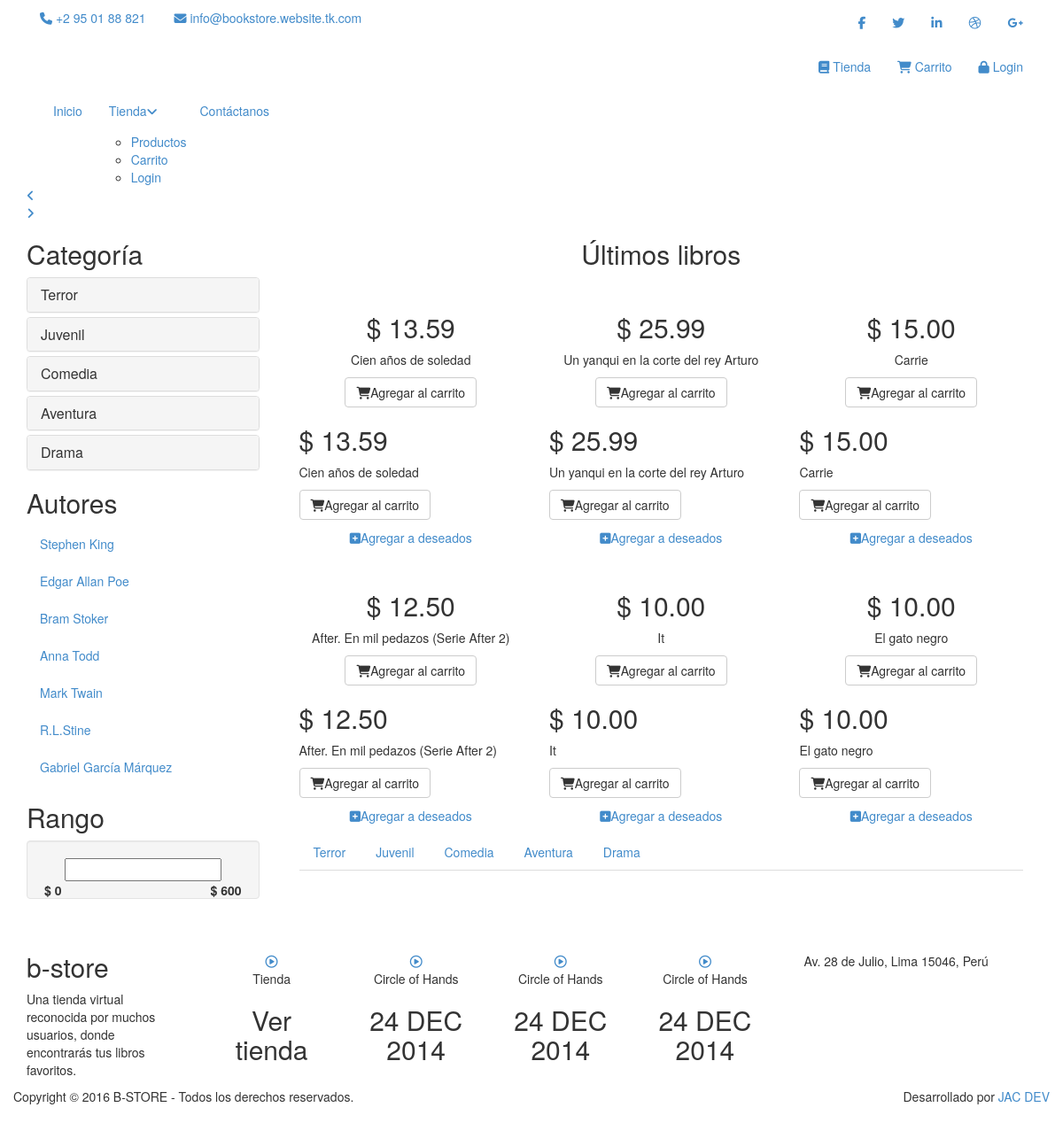
The page / on the database its author committed.
### tables this page shows
CREATE TABLE `categorias` (
  `categoriaId` int(11) NOT NULL,
  `descripcion` varchar(45) DEFAULT NULL,
  `rewrite` varchar(45) DEFAULT NULL
);

CREATE TABLE `autores` (
  `autorId` int(11) NOT NULL,
  `nombre` varchar(255) DEFAULT NULL
);

CREATE TABLE `libros` (
  `libroId` int(11) NOT NULL,
  `titulo` varchar(45) DEFAULT NULL,
  `categoriaId` int(11) NOT NULL,
  `precioNuevo` decimal(5,2) DEFAULT NULL,
  `precioAntiguo` decimal(5,2) DEFAULT NULL,
  `descripcion` text,
  `imagen` varchar(45) DEFAULT NULL,
  `rewrite` varchar(45) DEFAULT NULL,
  `autorId` int(11) DEFAULT NULL
);

### application/controllers/inicio.php (called while the page is built, shortened)
<?php
class Inicio extends CI_Controller {
	public function index() {
		$result = $this->libros->findByLimit(6);
		$result1 = $this->libros->findByLimit(3);
		$result2 = $this->categorias->findAll();
		$result3 = $this->libros->findByCategoria();
		$result4 = $this->autores->findAll();
		$data = array(
			"findByLimitLibrosInicio" => $result,
			"findByLimitLibros" => $result1,
			"findAllCategorias" => $result2,
			"findByCategoriaLibros" => $result3,
			"findAllAutores" => $result4
		);
		$this->load->view('templates/header');
		$this->load->view('inicio_view', $data);
		$this->load->view('templates/footer');
	}
}

### index.php (called while the page is built, shortened)
<?php
require_once BASEPATH.'core/CodeIgniter.php';

### application/models/categorias.php (called while the page is built, shortened)
<?php
 class Categorias extends CI_Model {
     public function findAll() {
         return $this->db->get('categorias');
     }
 }

### application/models/autores.php (called while the page is built, shortened)
<?php
 class Autores extends CI_Model {
     public function findAll() {
         return $this->db->get('autores');
     }
 }

### application/models/libros.php (called while the page is built, shortened)
<?php
 class Libros extends CI_Model {
     public function findByLimit($limit = "") {
         $this->db->order_by("libroId", "desc");
         return $this->db->get('libros', $limit);
     }
     public function findByCategoria() {
         $this->db->order_by("libroId", "desc");
         return $this->db->get('libros');
     }
 }

### application/views/inicio_view.php (the view, shortened to what this page needs)
<?php
echo '
	<section id="slider">
		<div class="container">
			<div class="row">
				<div class="col-sm-12">
					<div id="slider-carousel" class="carousel slide" data-ride="carousel">
						<ol class="carousel-indicators">
							<li data-target="#slider-carousel" data-slide-to="0" class="active"></li>
							<li data-target="#slider-carousel" data-slide-to="1"></li>
							<li data-target="#slider-carousel" data-slide-to="2"></li>
						</ol>
						<div class="carousel-inner">';
							echo '
						</div>
						<a href="#slider-carousel" class="left control-carousel hidden-xs" data-slide="prev">
							<i class="fa fa-angle-left"></i>
						</a>
						<a href="#slider-carousel" class="right control-carousel hidden-xs" data-slide="next">
							<i class="fa fa-angle-right"></i>
						</a>
					</div>
				</div>
			</div>
		</div>
	</section>
	<section>
		<div class="container">
			<div class="row">
				<div class="col-sm-3">
					<div class="left-sidebar">
						<h2>Categoría</h2>
						<div class="panel-group category-products" id="accordian">';
						foreach ($findAllCategorias->result() as $categoria):
							echo '
							<div class="panel panel-default">
								<div class="panel-heading">
									<h4 class="panel-title"><a href="#">' . $categoria->descripcion . '</a></h4>
								</div>
							</div>';
						endforeach;
						echo '
						</div>
						<div class="brands_products">
							<h2>Autores</h2>
							<div class="brands-name">
								<ul class="nav nav-pills nav-stacked">';
								foreach ($findAllAutores->result() as $autores):
									echo '
									<li><a href="#">' . $autores->nombre . '</a></li>';
								endforeach;
								echo '
								</ul>
							</div>
						</div>
						<div class="price-range">
							<h2>Rango</h2>
							<div class="well text-center">
								 <input type="text" class="span2" value="" data-slider-min="0" data-slider-max="600" data-slider-step="5" data-slider-value="[250,450]" id="sl2" ><br />
								 <b class="pull-left">$ 0</b> <b class="pull-right">$ 600</b>
							</div>
						</div>
						<div class="shipping text-center">
							<img src="' . base_url() . 'assets/images/home/shipping.jpg" alt="" />
						</div>
					</div>
				</div>
				<div class="col-sm-9 padding-right">
					<div class="features_items">
						<h2 class="title text-center">Últimos libros</h2>';
						foreach ($findByLimitLibrosInicio->result() as $libro):
							echo '<div class="col-sm-4">
								<div class="product-image-wrapper">
									<div class="single-products">
										<div class="productinfo text-center">
											<img src="' . base_url() . 'assets/images/libros/' . $libro->imagen . '" alt="" />
											<h2>$ ' . $libro->precioNuevo . '</h2>
											<p>' . $libro->titulo . '</p>
											<a href="' . base_url() . 'tienda/' . $libro->rewrite . '" class="btn btn-default add-to-cart"><i class="fa fa-shopping-cart"></i>Agregar al carrito</a>
										</div>
										<div class="product-overlay">
											<div class="overlay-content">
												<h2>$ ' . $libro->precioNuevo . '</h2>
												<p>' . $libro->titulo . '</p>
												<a href="' . base_url() . 'tienda/' . $libro->rewrite . '" class="btn btn-default add-to-cart"><i class="fa fa-shopping-cart"></i>Agregar al carrito</a>
											</div>
										</div>
									</div>
									<div class="choose">
										<ul class="nav nav-pills nav-justified">
											<li><a href="#"><i class="fa fa-plus-square"></i>Agregar a deseados</a></li>
										</ul>
									</div>
								</div>
							</div>';
						endforeach;
					echo '
					</div>
					<div class="category-tab">
						<div class="col-sm-12">
							<ul class="nav nav-tabs">';
							foreach ($findAllCategorias->result() as $categoria):
								echo '
								<li><a href="#' . $categoria->categoriaId . '" data-toggle="tab">' . $categoria->descripcion . '</a></li>';
							endforeach;
							echo '
							</ul>
						</div>
						<div class="tab-content">';
							echo '
						</div>
					</div>
				</div>
			</div>
		</div>
	</section>';

### application/views/templates/header.php (shortened to what this page needs)
<?php
echo '
<!DOCTYPE html>
<html lang="en">
<head>
    <link href="' . base_url() . 'assets/css/bootstrap.min.css" rel="stylesheet">
    <link href="' . base_url() . 'assets/css/font-awesome.min.css" rel="stylesheet">
    <link href="' . base_url() . 'assets/css/prettyPhoto.css" rel="stylesheet">
    <link href="' . base_url() . 'assets/css/price-range.css" rel="stylesheet">
    <link href="' . base_url() . 'assets/css/animate.css" rel="stylesheet">
	<link href="' . base_url() . 'assets/css/main.css" rel="stylesheet">
	<link href="' . base_url() . 'assets/css/responsive.css" rel="stylesheet">
    <script src="' . base_url() . 'assets/js/html5shiv.js"></script>
    <script src="' . base_url() . 'assets/js/respond.min.js"></script>
    <link rel="shortcut icon" href="' . base_url() . 'assets/images/ico/favicon.ico">
</head>
<body>
	<header id="header">
		<div class="header_top">
			<div class="container">
				<div class="row">
					<div class="col-sm-6">
						<div class="contactinfo">
							<ul class="nav nav-pills">
								<li><a href="#"><i class="fa fa-phone"></i> +2 95 01 88 821</a></li>
								<li><a href="#"><i class="fa fa-envelope"></i> info@bookstore.website.tk.com</a></li>
							</ul>
						</div>
					</div>
					<div class="col-sm-6">
						<div class="social-icons pull-right">
							<ul class="nav navbar-nav">
								<li><a href="#"><i class="fa fa-facebook"></i></a></li>
								<li><a href="#"><i class="fa fa-twitter"></i></a></li>
								<li><a href="#"><i class="fa fa-linkedin"></i></a></li>
								<li><a href="#"><i class="fa fa-dribbble"></i></a></li>
								<li><a href="#"><i class="fa fa-google-plus"></i></a></li>
							</ul>
						</div>
					</div>
				</div>
			</div>
		</div>
		<div class="header-middle">
			<div class="container">
				<div class="row">
					<div class="col-sm-4">
							<a href="' . base_url() . '"><img src="' . base_url() . 'assets/images/home/logo.png" alt="" /></a>
					</div>
					<div class="col-sm-8">
						<div class="shop-menu pull-right">
							<ul class="nav navbar-nav">';
                            echo '
                                <li><a href="' . base_url() . 'tienda"><i class="fa fa-book"></i> Tienda</a></li>
								<li><a href="' . base_url() . 'carrito"><i class="fa fa-shopping-cart"></i> Carrito</a></li>';
                            if(!$this->session->userdata("logeado") == TRUE):
                                echo '
								<li><a href="' . base_url() . 'login"><i class="fa fa-lock"></i> Login</a></li>';
                            endif;
                            echo '
							</ul>
						</div>
					</div>
				</div>
			</div>
		</div>
		<div class="header-bottom">
			<div class="container">
				<div class="row">
					<div class="col-sm-9">
						<div class="navbar-header">
							<button type="button" class="navbar-toggle" data-toggle="collapse" data-target=".navbar-collapse">
								<span class="sr-only">Toggle navigation</span>
								<span class="icon-bar"></span>
								<span class="icon-bar"></span>
								<span class="icon-bar"></span>
							</button>
						</div>
						<div class="mainmenu pull-left">
							<ul class="nav navbar-nav collapse navbar-collapse">
								<li><a href="' . base_url() . '">Inicio</a></li>
								<li class="dropdown"><a href="#">Tienda<i class="fa fa-angle-down"></i></a>
                                    <ul role="menu" class="sub-menu">
                                        <li><a href="' . base_url() . 'tienda">Productos</a></li>
										<li><a href="' . base_url() . 'carrito">Carrito</a></li>
										<li><a href="' . base_url() . 'login">Login</a></li>
                                    </ul>
                                </li>
								<li><a href="' . base_url() . 'contactanos">Contáctanos</a></li>
							</ul>
						</div>
					</div>
				<!--	<div class="col-sm-3">
						<div class="search_box pull-right">
							<input type="text" placeholder="Buscar"/>
						</div>
					</div>-->
				</div>
			</div>
		</div>
	</header>';

### application/views/templates/footer.php (shortened to what this page needs)
<?php
echo '
<footer id="footer">
    <div class="footer-top">
        <div class="container">
            <div class="row">
                <div class="col-sm-2">
                    <div class="companyinfo">
                        <h2><span>b</span>-store</h2>
                        <p>Una tienda virtual reconocida por muchos usuarios, donde encontrarás tus libros favoritos.</p>
                    </div>
                </div>
                <div class="col-sm-7">
                    <div class="col-sm-3">
                        <div class="video-gallery text-center">
                            <a href="' . base_url() . 'tienda">
                                <div class="iframe-img">
                                    <img src="' . base_url() . 'assets/images/home/iframe1.png" alt="" />
                                </div>
                                <div class="overlay-icon">
                                    <i class="fa fa-play-circle-o"></i>
                                </div>
                            </a>
                            <p>Tienda</p>
                            <h2>Ver tienda</h2>
                        </div>
                    </div>
                    <div class="col-sm-3">
                        <div class="video-gallery text-center">
                            <a href="' . base_url() . 'tienda">
                                <div class="iframe-img">
                                    <img src="' . base_url() . 'assets/images/home/iframe2.png" alt="" />
                                </div>
                                <div class="overlay-icon">
                                    <i class="fa fa-play-circle-o"></i>
                                </div>
                            </a>
                            <p>Circle of Hands</p>
                            <h2>24 DEC 2014</h2>
                        </div>
                    </div>
                    <div class="col-sm-3">
                        <div class="video-gallery text-center">
                            <a href="' . base_url() . 'tienda">
                                <div class="iframe-img">
                                    <img src="' . base_url() . 'assets/images/home/iframe3.png" alt="" />
                                </div>
                                <div class="overlay-icon">
                                    <i class="fa fa-play-circle-o"></i>
                                </div>
                            </a>
                            <p>Circle of Hands</p>
                            <h2>24 DEC 2014</h2>
                        </div>
                    </div>
                    <div class="col-sm-3">
                        <div class="video-gallery text-center">
                            <a href="' . base_url() . 'tienda">
                                <div class="iframe-img">
                                    <img src="' . base_url() . 'assets/images/home/iframe4.png" alt="" />
                                </div>
                                <div class="overlay-icon">
                                    <i class="fa fa-play-circle-o"></i>
                                </div>
                            </a>
                            <p>Circle of Hands</p>
                            <h2>24 DEC 2014</h2>
                        </div>
                    </div>
                </div>
                <div class="col-sm-3">
                    <div class="address">
                        <img src="' . base_url() . 'assets/images/home/map.png" alt="" />
                        <p>Av. 28 de Julio, Lima 15046, Perú</p>
                    </div>
                </div>
            </div>
        </div>
    </div>
    <div class="footer-bottom">
        <div class="container">
            <div class="row">
                <p class="pull-left">Copyright © 2016 B-STORE - Todos los derechos reservados.</p>
                <p class="pull-right">Desarrollado por <span><a target="_blank" href="#">JAC DEV</a></span></p>
            </div>
        </div>
    </div>
</footer>
<script src="' . base_url() . 'assets/js/jquery.js"></script>
<script src="' . base_url() . 'assets/js/bootstrap.min.js"></script>
<script src="' . base_url() . 'assets/js/jquery.scrollUp.min.js"></script>
<script src="' . base_url() . 'assets/js/price-range.js"></script>
<script src="' . base_url() . 'assets/js/jquery.prettyPhoto.js"></script>
<script src="' . base_url() . 'assets/js/contact.js"></script>
<script src="' . base_url() . 'assets/js/gmaps.js"></script>
<script src="' . base_url() . 'assets/js/main.js"></script>
</body>
</html>';

### rows shown on the page
categorias: descripcion "Terror"
categorias: descripcion "Juvenil"
categorias: descripcion "Comedia"
categorias: descripcion "Aventura"
categorias: descripcion "Drama"
autores: nombre "Stephen King"
autores: nombre "Edgar Allan Poe"
autores: nombre "Bram Stoker"
autores: nombre "Anna Todd"
autores: nombre "Mark Twain"
autores: nombre "R.L.Stine"
autores: nombre "Gabriel García Márquez"
libros: precioNuevo "13.59", titulo "Cien años de soledad"
libros: precioNuevo "25.99", titulo "Un yanqui en la corte del rey Arturo"
libros: precioNuevo "15.00", titulo "Carrie"
libros: precioNuevo "12.50", titulo "After. En mil pedazos (Serie After 2)"
libros: precioNuevo "10.00", titulo "It"
libros: precioNuevo "10.00", titulo "El gato negro"
